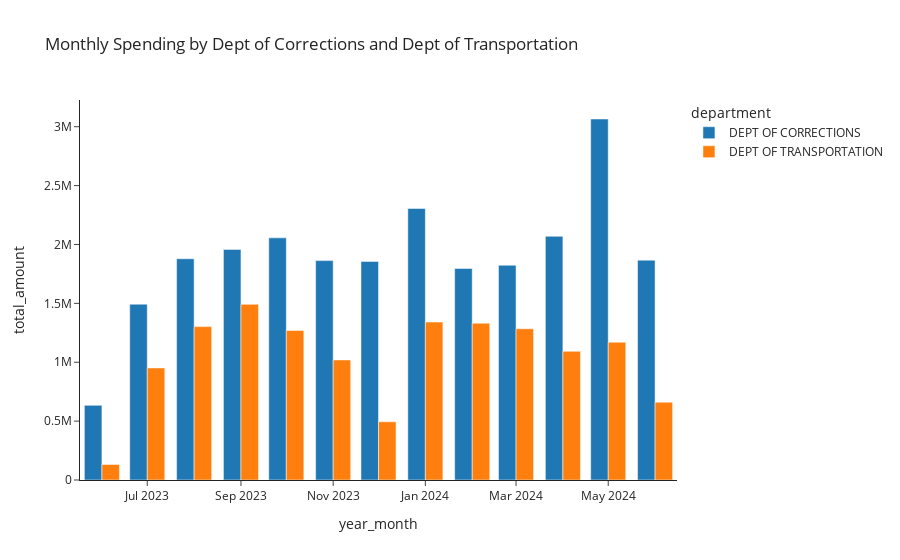

Here is the notebook cell this chart was saved with:
### Markdown cell above
Visualize this data using a grouped bar chart, allowing for a direct comparison of monthly spending between the two departments over time.

### Code cell
fig_monthly_summary = px.bar(
    df_monthly_summary,
    x="year_month",
    y="total_amount",
    barmode="group",
    color="department",
    template="simple_white",
    title="Monthly Spending by Dept of Corrections and Dept of Transportation",
)

fig_monthly_summary.show()

### Figure 1 — Plotly figure (JSON) as saved in the notebook; plotly's stock layout.template omitted (floating-point values rounded to 4 significant figures)
{"data": [{"alignmentgroup": "True", "hovertemplate": "department=DEPT OF CORRECTIONS<br>year_month=%{x}<br>total_amount=%{y}<extra></extra>", "legendgroup": "DEPT OF CORRECTIONS", "marker": {"color": "#1F77B4", "pattern": {"shape": ""}}, "name": "DEPT OF CORRECTIONS", "offsetgroup": "DEPT OF CORRECTIONS", "orientation": "v", "showlegend": true, "textposition": "auto", "type": "bar", "x": ["2023-06", "2023-07", "2023-08", "2023-09", "2023-10", "2023-11", "2023-12", "2024-01", "2024-02", "2024-03", "2024-04", "2024-05", "2024-06"], "xaxis": "x", "y": [634057, 1492804, 1878673, 1958220, 2056101, 1862929, 1856361, 2305860, 1795816, 1823625, 2069271, 3065437, 1866994], "yaxis": "y"}, {"alignmentgroup": "True", "hovertemplate": "department=DEPT OF TRANSPORTATION<br>year_month=%{x}<br>total_amount=%{y}<extra></extra>", "legendgroup": "DEPT OF TRANSPORTATION", "marker": {"color": "#FF7F0E", "pattern": {"shape": ""}}, "name": "DEPT OF TRANSPORTATION", "offsetgroup": "DEPT OF TRANSPORTATION", "orientation": "v", "showlegend": true, "textposition": "auto", "type": "bar", "x": ["2023-06", "2023-07", "2023-08", "2023-09", "2023-10", "2023-11", "2023-12", "2024-01", "2024-02", "2024-03", "2024-04", "2024-05", "2024-06"], "xaxis": "x", "y": [131864, 951252, 1302458, 1491404, 1269940, 1019384, 494374, 1341054, 1331176, 1284241, 1092740, 1170151, 660840], "yaxis": "y"}], "layout": {"autosize": true, "barmode": "group", "legend": {"title": {"text": "department"}, "tracegroupgap": 0}, "title": {"text": "Monthly Spending by Dept of Corrections and Dept of Transportation"}, "xaxis": {"anchor": "y", "autorange": true, "domain": [0, 1], "range": ["2023-05-17 12:00", "2024-06-15 12:00"], "title": {"text": "year_month"}, "type": "date"}, "yaxis": {"anchor": "x", "autorange": true, "domain": [0, 1], "range": [0, 3227000.0], "title": {"text": "total_amount"}, "type": "linear"}}}
